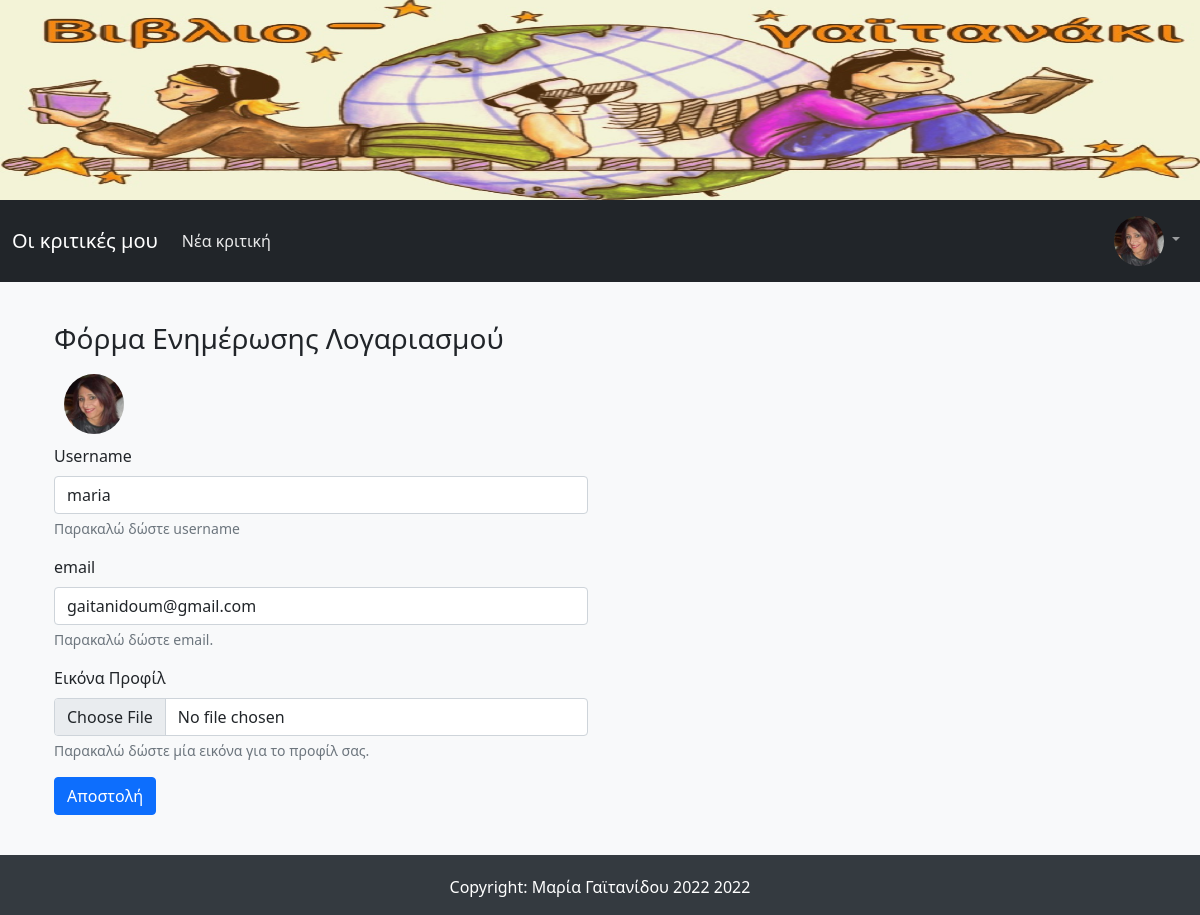
Page /account/ (signed in) on the committed database.
### flaskMoviesApp/models.py (models this page shows, shortened)
class User(db.Model, UserMixin):
    id = db.Column(db.Integer, primary_key=True)
    username = db.Column(db.String(15), unique=True, nullable=False)
    email = db.Column(db.String(150), unique=True, nullable=False)
    profile_image = db.Column(db.String(30), nullable=False, default='default_profile_image.png')
    password = db.Column(db.String(15), nullable=False)
    movies = db.relationship('Movie', backref='author', lazy=True)

### flaskMoviesApp/routes.py (the view)
@app.route("/account/", methods=['GET','POST'])
@login_required
def account():
    form = AccountUpdateForm(username=current_user.username, email=current_user.email)
    if request.method == 'POST' and form.validate_on_submit():
        current_user.username = form.username.data
        current_user.email = form.email.data
        if form.profile_image.data:
            try:
                image_file = image_save(form.profile_image.data, 'profiles_images', (150, 150))
            except:
                abort(415)
            current_user.profile_image = image_file
        db.session.commit()
        flash(f'Ο λογαριασμός του χρήστη: <b>{current_user.username}</b> ενημερώθηκε με επιτυχία', 'success')
        return redirect(url_for('root'))
    else:
        return render_template("account_update.html", form=form)

### flaskMoviesApp/forms.py (shortened to what this page needs)
class AccountUpdateForm(FlaskForm):
    username = StringField(label="Username",
                           validators=[DataRequired(message="Αυτό το πεδίο δε μπορεί να είναι κενό."),
                                       Length(min=3, max=15, message="Αυτό το πεδίο πρέπει να είναι από 3 έως 15 χαρακτήρες")])
    email = StringField(label="email",
                           validators=[DataRequired(message="Αυτό το πεδίο δε μπορεί να είναι κενό."),
                                       Email(message="Παρακαλώ εισάγετε ένα σωστό email")])
    profile_image = FileField('Εικόνα Προφίλ', validators=[Optional(strip_whitespace=True),
                                                           FileAllowed([ 'jpg', 'jpeg', 'png' ],
                                                            'Επιτρέπονται μόνο αρχεία εικόνων τύπου jpg, jpeg και png!'),
                                                           maxImageSize(max_size=2)])
    submit = SubmitField('Αποστολή')

### flaskMoviesApp/models.py (called while the page is built)
@login_manager.user_loader
def load_user(user_id):
    return User.query.get(int(user_id))

### flaskMoviesApp/templates/account_update.html (shortened to what this page needs)
{% extends "base.html" %}
{% block content %}
<div class="container login-container">
  <div class="row">
      <div class="col-md-6 login-form-1">
          <h3>Φόρμα Ενημέρωσης Λογαριασμού</h3>
          <img class="rounded-circle profile-image" alt="{{ current_user.username }}" src="{{ url_for('static', filename='images/profiles_images/'+current_user.profile_image) }}" data-holder-rendered="true" data-bs-toggle="tooltip" data-bs-placement="top" title="{{ current_user.username }}">
          <form action="#" method="POST" enctype="multipart/form-data">
                <div class="mb-3">
                    {{ form.username.label(class="form-label") }}
                    {{ form.username(class="form-control", required=False) }}
                    <div id="usernameHelp" class="form-text">Παρακαλώ δώστε username</div>
                </div>
              <div class="mb-3">
                {{ form.email.label(class="form-label") }}
                {{ form.email(class="form-control", required=False) }}
                <div id="emailHelp" class="form-text">Παρακαλώ δώστε email.</div>
              </div>
              <div class="mb-3">
                {{ form.profile_image.label(class="form-label") }}
                {{ form.profile_image(class="form-control") }}
                <div id="profile_imageHelp" class="form-text">Παρακαλώ δώστε μία εικόνα για το προφίλ σας.</div>
              </div>
                <div class="mb-3">
                    {{ form.submit(class="btn btn-primary") }}
                </div>
          </form>
        </div>
    </div>
</div>
{% endblock content %}

### flaskMoviesApp/templates/navbar.html (shortened to what this page needs)
<nav class="navbar navbar-expand-lg navbar-dark bg-dark">
    <div class="container-fluid">
      <a class="navbar-brand" href="/">Οι κριτικές μου</a>
      <div class="collapse navbar-collapse" id="navbarSupportedContent">
        <ul class="navbar-nav me-auto mb-2 mb-lg-0">
          <li class="nav-item">
            <a class="nav-link mlink" href="{{ url_for('new_movie') }}">Νέα κριτική</a>
          </li>
        </ul>
        <ul class="nav navbar-nav navbar-right">
          {% if current_user.is_authenticated %}
            <li class="nav-item dropdown">
              <a class="nav-link dropdown-toggle" href="#" id="navbarDropdown" role="button" data-bs-toggle="dropdown" aria-expanded="false">
                <img class="rounded-circle navbar-profile-image" alt="{{ current_user.username }}" src="{{ url_for('static', filename='images/profiles_images/'+current_user.profile_image) }}" data-holder-rendered="true" data-bs-toggle="tooltip" data-bs-placement="top" title="{{ current_user.username }}">
              </a>
            </li>
          {% else %}
            <!-- <li class="p-2 bd-highlight"><a class="litems" href="{{ url_for('signup') }}"><span class="glyphicon glyphicon-user"></span> Εγγραφή</a></li>
            -->
            <li class="p-2 bd-highlight"><a class="litems" href="/login"><span class="glyphicon glyphicon-log-in"></span> Είσοδος</a></li>
          {% endif %}
        </ul>
      </div>
    </div>
  </nav>

### flaskMoviesApp/static/css/styles.css (style rules this page uses)
body { background-color: #f8f9fa; }
.container { margin-top: 20px; }
.litems,.mlink { text-decoration: none; color: rgba(255,255,255,.90)!important; }
.row { margin-top: 20px; }
.navbar-profile-image { width: 50px; height: 50px; }
.profile-image { width: 60px; height: 60px; margin: 10px; }

### rows in the picture
User: profile_image (picture), username "maria", email "gaitanidoum@gmail.com"
